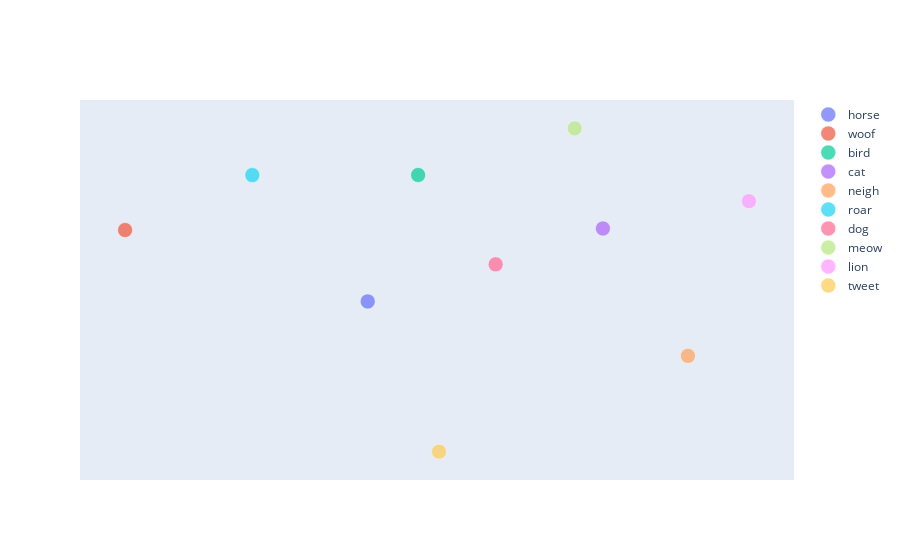

Notebook cell for this chart:
### Markdown cell above
## Extra Exercises

Try UMAP - this is likely the most commonly used in practice as it has the best performance, but is rather complicated.

Perform k-means on this two dimensional plot and do your own test/train split to see how effective this embedding method is.

Redo the animal/noises plot with SBert.

### Code cell
init_notebook_mode(connected=True)
words = ["cat", "meow", "dog", "woof", "bird", "tweet", "lion", "roar", "horse", "neigh", ]

tsne = TSNE(n_components=2, perplexity=5)

SBERT_vectors = get_embedding_SBERT(words)
SBERT_tsne = tsne.fit_transform(SBERT_vectors)

scatter(SBERT_tsne[:, 0], SBERT_tsne[:, 1], np.array(words), np.array(words))

### Figure 1 — Plotly figure (JSON) as saved in the notebook; plotly's stock layout.template omitted (floating-point values rounded to 4 significant figures)
{"data": [{"marker": {"line": {"color": "white", "width": 0.5}, "size": 15}, "mode": "markers", "name": "horse", "opacity": 0.7, "text": ["horse"], "type": "scatter", "x": [44.7], "y": [21.01]}, {"marker": {"line": {"color": "white", "width": 0.5}, "size": 15}, "mode": "markers", "name": "woof", "opacity": 0.7, "text": ["woof"], "type": "scatter", "x": [29.45], "y": [27.22]}, {"marker": {"line": {"color": "white", "width": 0.5}, "size": 15}, "mode": "markers", "name": "bird", "opacity": 0.7, "text": ["bird"], "type": "scatter", "x": [47.86], "y": [32.02]}, {"marker": {"line": {"color": "white", "width": 0.5}, "size": 15}, "mode": "markers", "name": "cat", "opacity": 0.7, "text": ["cat"], "type": "scatter", "x": [59.48], "y": [27.36]}, {"marker": {"line": {"color": "white", "width": 0.5}, "size": 15}, "mode": "markers", "name": "neigh", "opacity": 0.7, "text": ["neigh"], "type": "scatter", "x": [64.82], "y": [16.26]}, {"marker": {"line": {"color": "white", "width": 0.5}, "size": 15}, "mode": "markers", "name": "roar", "opacity": 0.7, "text": ["roar"], "type": "scatter", "x": [37.44], "y": [32.01]}, {"marker": {"line": {"color": "white", "width": 0.5}, "size": 15}, "mode": "markers", "name": "dog", "opacity": 0.7, "text": ["dog"], "type": "scatter", "x": [52.74], "y": [24.24]}, {"marker": {"line": {"color": "white", "width": 0.5}, "size": 15}, "mode": "markers", "name": "meow", "opacity": 0.7, "text": ["meow"], "type": "scatter", "x": [57.71], "y": [36.08]}, {"marker": {"line": {"color": "white", "width": 0.5}, "size": 15}, "mode": "markers", "name": "lion", "opacity": 0.7, "text": ["lion"], "type": "scatter", "x": [68.66], "y": [29.74]}, {"marker": {"line": {"color": "white", "width": 0.5}, "size": 15}, "mode": "markers", "name": "tweet", "opacity": 0.7, "text": ["tweet"], "type": "scatter", "x": [49.18], "y": [7.919]}], "layout": {"hovermode": "closest", "xaxis": {"showgrid": false, "showticklabels": false, "zeroline": false}, "yaxis": {"showgrid": false, "showticklabels": false, "zeroline": false}}}
